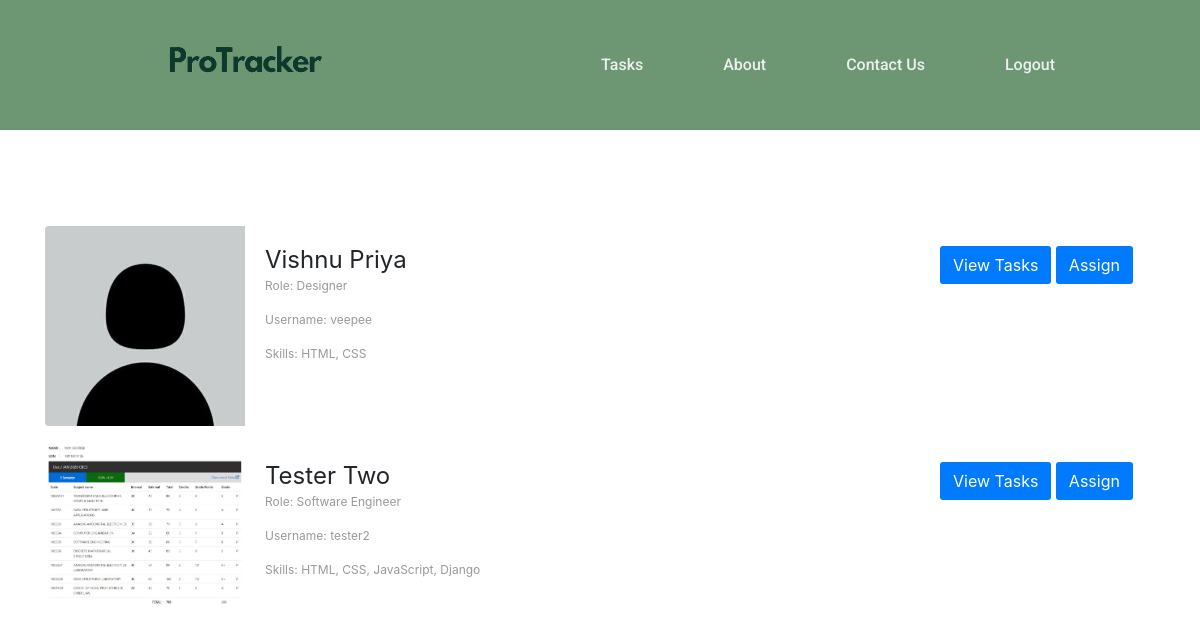
/manager/manager2, run on the app's committed database.
### app/models.py (models this page shows, shortened)
class Employee(models.Model):
    name = models.CharField(max_length=50)
    username = models.CharField(
        max_length=50, primary_key=True)
    password = models.CharField(max_length=50, default='password')
    manager = models.ForeignKey(Manager, on_delete=models.CASCADE)
    profile_pic = models.ImageField(
        upload_to=get_file_path, blank='true')
    role = models.CharField(max_length=50, default="Software Engineer")
    skills = models.CharField(
        max_length=100, default="HTML, CSS, JavaScript, Django")

### app/views.py (the view)
# urls.py: path('manager/<str:username>', views.manager, name='manager'),
def manager(request, username):
    employees = Employee.objects.filter(manager=username)
    data = []
    task = []
    for i in employees:
        data.append(i)
    employe = {
        "names": data,
        "task": task
    }
    return render(request, 'app/manager.html', employe)

### app/templates/app/manager.html (shortened to what this page needs)
{% load static %}
<!DOCTYPE html>
<html lang="en" dir="ltr">
<link href="https://maxcdn.bootstrapcdn.com/font-awesome/4.3.0/css/font-awesome.min.css" rel="stylesheet">
  <link rel="stylesheet" href="{% static 'css/manager.css' %}">
  <link rel="stylesheet" href="https://cdn.jsdelivr.net/npm/bootstrap@4.6.0/dist/css/bootstrap.min.css">
  <link rel="stylesheet" href="{% static 'css/home.css' %}">
</head>
<body>
<header>
            <a class="logo" href="/"><img width="250px" height="60px" src="{% static 'media/header.png' %}" alt="logo"></a>
            <a class="cta" href="#">Tasks</a>
            <a class="cta" href="#">About</a>
            <a class="cta" href="#">Contact Us</a>
            <a class="cta" href="/login">Logout</a>
        </header>
<br>
 {% for emp in names %}
<div>
  <ul>
    <div class="container">
    <div class="row ng-scope">
        <div class="col-md-12 col-md-pull-3">
            <section class="search-result-item">
                {% if emp.profile_pic %}
                <a class="image-link"><img class="image" src="{{emp.profile_pic.url}}">
                {% else %}
                <a class="image-link"><img class="image" src="{% static 'media/default.jpg' %}">
                {% endif %}
                </a>
{% load static %}
                <div class="search-result-item-body">
                    <div class="row">
                        <div class="col-sm-9">
                            <h4 class="search-result-item-heading">{{emp.name}}</h4>
                            <p class="info">Role: {{emp.role}}</p>
                            <p class="info">Username: {{emp.username}}</p>
                            <p class="info">Skills: {{emp.skills}}</p>
                        </div>
                        <div class="col-sm-3 text-align-center">
                          <button type="button" class="btn btn-primary" onclick="viewTasks('{{emp.username}}')">View Tasks</button>
                          <button type="button" class="btn btn-primary" data-toggle="modal" data-target="#exampleModalCenter" onclick="empname('{{emp.username}}')">
                Assign
              </button>
</div>
</div>
    </div>
       </div>
  </div>
</div>
</div>
    {% endfor %}
      </body>
</html>

### app/static/css/manager.css (style rules this page uses)
* { box-sizing: border-box; margin: 0; padding: 0; }
header { display: flex; justify-content: flex-end; padding: 30px 10%; background-color: #6D9773; }
.logo { cursor: pointer; float: left; display: block; margin-right: auto; width: 250px; height: 50px; height: 70px; }
.nav__links a, .cta, .overlay__content a { font-family: "Roboto", sans-serif; font-weight: 500; color: #edf0f1; text-decoration: none; }
.cta { padding: 9px 25px; margin-left: 30px; background-color: #6D9773(0, 136, 169, 1); border: none; border-radius: 50px; cursor: pointer; transition: background-color 0.3s ease 0s; }
body { margin-top:20px; background: #f8f8f8; }
body { margin-top:20px; background-color: #eee; }
.search-result-item { padding: 20px; background-color: #fff; border-radius: 4px }
.search-result-item:after, .search-result-item:before { content: " "; display: table }
.search-result-item:after { clear: both }
.search-result-item .image-link { display: block; overflow: hidden; border-top-left-radius: 4px; border-bottom-left-radius: 4px }
@media (min-width:768px) { .search-result-item .image-link { display: inline-block; margin: -20px 0 -20px -20px; float: left; width: 200px } }
.search-result-item .image { max-width: 100% }
.search-result-item .info { margin-top: 2px; font-size: 12px; color: #999 }
@media (min-width:768px) { .search-result-item-body { margin-left: 200px } }
.search-result-item-heading { font-weight: 400 }
@media (min-width:768px) { .search-result-item-heading { margin: 0 } }
.container { padding-left: 20%; }

### app/static/css/home.css (style rules this page uses)
* { box-sizing: border-box; margin: 0; padding: 0; }
header { display: flex; justify-content: flex-end; align-items: center; padding: 30px 10%; background-color: #6D9773; }
.logo { cursor: pointer; float: left; display: block; margin-right: auto; width: 250px; height: 50px; height: 70px; }
.nav__links a, .cta, .overlay__content a { font-family: "Roboto", sans-serif; font-weight: 500; color: #edf0f1; text-decoration: none; }
.cta { padding: 9px 25px; margin-left: 30px; background-color: #6D9773(0, 136, 169, 1); border: none; border-radius: 50px; cursor: pointer; transition: background-color 0.3s ease 0s; }
.btn { border-radius: 3px; -webkit-box-shadow: none; box-shadow: none; border: 1px solid transparent; }

### data on the page
Employee: name "Vishnu Priya", role "Designer", username "veepee", skills "HTML, CSS"
Employee: profile_pic (picture), name "Tester Two", role "Software Engineer", username "tester2", skills "HTML, CSS, JavaScript, Django"
